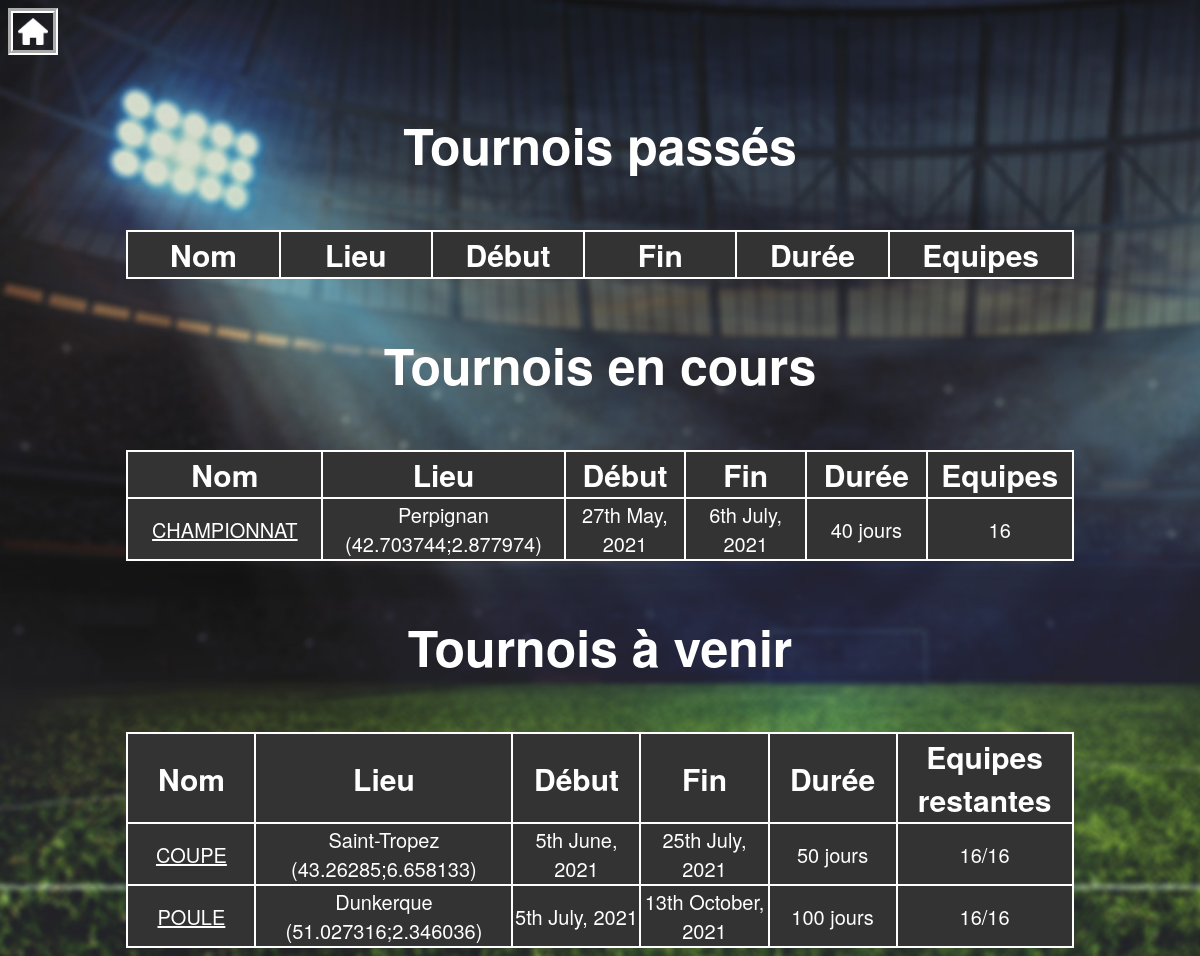
Screenshot of /php/Tournois.php with the database file from the repository.
### tables this page shows
CREATE TABLE IF NOT EXISTS Tournoi
(
	idTournoi INTEGER NOT NULL PRIMARY KEY,
	nom VARCHAR(25) NOT NULL,
	dateDeb DATE NOT NULL,
	duree INTEGER NOT NULL,
	idGestionnaire INTEGER NOT NULL,
	lieu TEXT NOT NULL,
	nombreTotalEquipes INTEGER NOT NULL,
	CONSTRAINT FK_Tournoi_Gestionnaire FOREIGN KEY (idGestionnaire) REFERENCES Gestionnaire(idGestionnaire) ON UPDATE CASCADE ON DELETE CASCADE
) DEFAULT CHARSET=utf8;

### BDD/reqTournoi.php (called while the page is built, shortened)
<?php
	include_once('reqGestionnaire.php');
	include_once(realpath(dirname(__FILE__)).'/../module/Tournoi.php');
	function getTournoi(string $id)
	{
		include('DataBaseLogin.inc.php');
		$connexion = new mysqli($server, $user, $passwd, $db);
		$requete = "SELECT * FROM Tournoi WHERE idTournoi = \"$id\";";
		$res = $connexion->query($requete);
		$objTemp = $res->fetch_object();
		$idTournoi = strval($objTemp->idTournoi);
		$nom = strval($objTemp->nom);
		$dateDeb = strval($objTemp->dateDeb);
		$duree = strval($objTemp->duree);
		$idGestionnaire = strval($objTemp->idGestionnaire);
		$lieu = strval($objTemp->lieu);
		$nombreTotalEquipes = strval($objTemp->nombreTotalEquipes);
		$gest = getGestionnaire($idGestionnaire);
		return new Tournoi($idTournoi, $nom, $dateDeb, $duree, $gest->getIdGestionnaire(), $lieu, $nombreTotalEquipes);
	}
	function getAllTournoi()
	{
		include('DataBaseLogin.inc.php');
		$connexion = new mysqli($server, $user, $passwd, $db);
		$requete = "SELECT * FROM Tournoi;";
		$res = $connexion->query($requete);
		$tabTournois = array();
		while($obj = $res->fetch_object())
		{
			array_push($tabTournois, getTournoi($obj->idTournoi));
		}
		return $tabTournois;
	}
?>

### BDD/reqGestionnaire.php (called while the page is built, shortened)
<?php
	include_once(realpath(dirname(__FILE__)).'/../BDD/reqUtilisateur.php');
	include_once(realpath(dirname(__FILE__)).'/../module/Utilisateur.php');
	include_once(realpath(dirname(__FILE__)).'/../module/Gestionnaire.php');
	function getGestionnaire(string $id)
	{
		include('DataBaseLogin.inc.php');
		$connexion = new mysqli($server, $user, $passwd, $db);
		$requete = "SELECT * FROM Gestionnaire WHERE idGestionnaire = \"$id\";";
		$res = $connexion->query($requete);
		$objTemp = $res->fetch_object();
		$idGestionnaire = strval($objTemp->idGestionnaire);
		$ut = getUtilisateur($id);
		return new Gestionnaire($ut->getIdUtilisateur(), $ut->getNom(), $ut->getPrenom(), $ut->getEmail(), $ut->getMdp(), $ut->getRole(), $idGestionnaire);
	}
?>

### BDD/reqUtilisateur.php (called while the page is built, shortened)
<?php
	include_once(realpath(dirname(__FILE__)).'/../module/Utilisateur.php');
	function getUtilisateur(string $id)
	{
		include('DataBaseLogin.inc.php');
		$connexion = new mysqli($server, $user, $passwd, $db);
		$requete = "SELECT * FROM Utilisateur WHERE idUtilisateur = \"$id\";";
		$res = $connexion->query($requete);
		$objTemp = $res->fetch_object();
		$idUtilisateur = strval($objTemp->idUtilisateur);
		$nom = strval($objTemp->nom);
		$prenom = strval($objTemp->prenom);
		$email = strval($objTemp->email);
		$motDePasse = strval($objTemp->motDePasse);
		$role = strval($objTemp->role);
		return new Utilisateur($idUtilisateur, $nom, $prenom, $email, $motDePasse, $role);
	}
?>

### module/Utilisateur.php (called while the page is built, shortened)
<?php
	class Utilisateur extends Entite
	{
		private $m_idUtilisateur;
		private $m_nom;
		private $m_prenom;
		private $m_email;
		private $m_motDePasse;
		private $m_role;
		public function __construct(int $idU, string $nom, string $prenom, string $email, string $motDePasse, string $role)
		{
			$this->m_idUtilisateur = $idU;
			$this->m_nom = $nom;
			$this->m_prenom = $prenom;
			$this->m_email = $email;
			$this->m_motDePasse = $motDePasse;
			$this->m_role = $role;
		}
		public function getIdUtilisateur()
		{
			return $this->m_idUtilisateur;
		}
		public function getNom()
		{
			return $this->m_nom;
		}
		public function getPrenom()
		{
			return $this->m_prenom;
		}
		public function getEmail()
		{
			return $this->m_email;
		}
		public function getMdp()
		{
			return $this->m_motDePasse;
		}
		public function getRole()
		{
			return $this->m_role;
		}
	}
?>

### module/Gestionnaire.php (called while the page is built, shortened)
<?php
	include_once('Utilisateur.php');
	class Gestionnaire extends Utilisateur
	{
		private $m_idGestionnaire;
		public function __construct(int $idU, string $nom, string $prenom, string $email, string $motDePasse, string $role, int $idG)
		{
			$this->m_idGestionnaire = $idG;
		}
		public function getIdGestionnaire()
		{
			return $this->m_idGestionnaire;
		}
	}
?>

### module/Tournoi.php (called while the page is built, shortened)
<?php
	include_once('TasMax.php');
	include_once('Gestionnaire.php');
	class Tournoi extends Entite
	{
		private $m_idTournoi;
		private $m_nom;
		private $m_dateDeb;
		private $m_duree;
		private $m_lieu;
		private $m_nombreTotalEquipes;
		public function __construct(int $idT, string $nom, string $dateDeb, string $duree, int $idG, string $lieu, string $nombreTotalEquipes)
		{
			$this->m_idTournoi = $idT;
			$this->m_nom = $nom;
			$this->m_dateDeb = $dateDeb;
			$this->m_duree = $duree;
			$this->m_lieu = $lieu;
			$this->m_nombreTotalEquipes = $nombreTotalEquipes;
		}
		public function getIdTournoi()
		{
			return $this->m_idTournoi;
		}
		public function getNom()
		{
			return $this->m_nom;
		}
		public function getDateDeb()
		{
			return $this->m_dateDeb;
		}
		public function getDuree()
		{
			return $this->m_duree;
		}
		public function getLieu()
		{
			return $this->m_lieu;
		}
		public function getNombreTotalEquipes()
		{
			return $this->m_nombreTotalEquipes;
		}
		public function enCours()
		{
			$dateTournoi = strtotime($this->m_dateDeb);
			$today = strtotime(date("d-m-Y"));
			$ajoutDuree = strtotime($this->m_dateDeb. '+'.$this->m_duree.' days');
			return ($dateTournoi<=$today)&&($ajoutDuree>=$today) ;
		}
		public function aVenir()
		{
			$dateTournoi = strtotime($this->m_dateDeb);
			$today = strtotime(date("d-m-Y"));
			return ($dateTournoi>$today);
		}
	}
?>

### php/Tournois.php (the view, shortened to what this page needs)
<?php
	$tabTournois= getAllTournoi();
?>
<!DOCTYPE html>
<html lang="fr">
	<head>
		<link rel="stylesheet" type="text/css" href=".././css/styleTournois.css" />
	</head>
	<body>
		<div>
			<a href="../index.php">
				<img src="../img/home.png">
			</a>
		</div>
		<div class="cadre">
			<h1>
				<p style="text-align: center;">Tournois passés</p>
			</h1>
			<?php
				echo '<form action="Tournois.php" method="post">
				<table>
				<tr>
				<th>Nom</th>
				<th>Lieu</th>
				<th>Début</th>
				<th>Fin</th>
				<th>Durée</th>
				<th>Equipes</th>
				</tr>';
				echo'</table>
				</form>';
			?>
		</div>
		<div class="cadre">
			<h1>
				<p style="text-align: center;">Tournois en cours</p>
			</h1>
			<?php
				echo '<form action="Tournois.php" method="post">
				<table>
				<tr>
				<th>Nom</th>
				<th>Lieu</th>
				<th>Début</th>
				<th>Fin</th>
				<th>Durée</th>
				<th>Equipes</th>
				</tr>';
				for($i=0;$i<sizeof($tabTournois);++$i)
				{
					echo'<tr>';
					if($tabTournois[$i]->enCours())
					{
						echo '<td><button type=submit name="tournoiEnCours" value="'.$tabTournois[$i]->getIdTournoi().'" class="btn">'.$tabTournois[$i]->getNom().'</button></td>';
						echo '<td>'.$tabTournois[$i]->getLieu().'</td>';
						echo '<td>'.date("jS F, Y", strtotime($tabTournois[$i]->getDateDeb())).'</td>';
						echo '<td>'.date("jS F, Y", strtotime($tabTournois[$i]->getDateDeb(). '+'.$tabTournois[$i]->getDuree().' days')).'</td>';
						echo '<td>'.$tabTournois[$i]->getDuree().' jours</td>';
						echo '<td>'.$tabTournois[$i]->getNombreTotalEquipes().'</td>';
					}
					echo'</tr>';
				}
				echo'</table>
				</form>';
			?>
		</div>
		<div class="cadre">
			<h1>
				<p style="text-align: center;">Tournois à venir</p>
			</h1>
			<?php
				echo '<form action="Tournois.php" method="post">
				<table>
				<tr>
				<th>Nom</th>
				<th>Lieu</th>
				<th>Début</th>
				<th>Fin</th>
				<th>Durée</th>
				<th>Equipes restantes</th>
				</tr>';
				for($i=0;$i<sizeof($tabTournois);++$i)
				{
					echo'<tr>';
					if($tabTournois[$i]->aVenir())
					{
						$k=0;
						$nbPlaces = $tabTournois[$i]->getNombreTotalEquipes();
						echo '<td><button type=submit name="tournoi" value="'.$tabTournois[$i]->getIdTournoi().'" class="btn">'.$tabTournois[$i]->getNom().'</button></td>';
						echo '<td>'.$tabTournois[$i]->getLieu().'</td>';
						echo '<td>'.date("jS F, Y", strtotime($tabTournois[$i]->getDateDeb())).'</td>';
						echo '<td>'.date("jS F, Y", strtotime($tabTournois[$i]->getDateDeb(). '+'.$tabTournois[$i]->getDuree().' days')).'</td>';
						echo '<td>'.$tabTournois[$i]->getDuree().' jours</td>';
						echo '<td>'.($nbPlaces-$k).'/'.$nbPlaces.'</td>';
					}
					echo'</tr>';
				}
				echo'</table>
				</form>';
			?>
		</div>
	</body>
</html>

### css/styleTournois.css (style rules this page uses)
* { box-sizing: border-box }
body { background-image:url(../img/back.jpg); background-size:cover; background-attachment:fixed; }
.cadre { margin:auto; width:80%; }
h1 p { text-align:center; color:white; font-family: 'Helvetica Neue', 'Helvetica', 'Arial', sans-serif; font-size:50px; }
table { height:; width:100%; background-color:#333333; }
th { font-family: 'Helvetica Neue', 'Helvetica', 'Arial', sans-serif; font-size:30px; color:white; border:2px solid white ; border-collapse: collapse; width:100px; }
table,td { border:2px solid white ; border-collapse: collapse; font-family: 'Helvetica Neue', 'Helvetica', 'Arial', sans-serif; font-size:20px; color:white; text-align:center; }
.btn { border:none; background-color:transparent; color:white; outline:none; display:block; cursor:pointer; margin:auto; text-decoration:underline; font-family: 'Helvetica Neue', 'Helvetica', 'Arial', sans-serif; font-size:20px; }

### php/Tournois.php (style rules this page uses)
body div img { width:50px; border:5px groove white; padding:5px; }

### rows the page displays
tournoi: $tabTournois[$i]->getIdTournoi() 3 (drawn), nom "CHAMPIONNAT", lieu "Perpignan (42.703744;2.877974)", dateDeb "27th May, 2021", dateDeb+duree "6th July, 2021", duree "40", nombreTotalEquipes "16"
tournoi: $tabTournois[$i]->getIdTournoi() 1 (drawn), nom "COUPE", lieu "Saint-Tropez (43.26285;6.658133)", dateDeb "5th June, 2021", dateDeb+duree "25th July, 2021", duree "50", $nbPlaces-$k "16", nombreTotalEquipes "16"
tournoi: $tabTournois[$i]->getIdTournoi() 2 (drawn), nom "POULE", lieu "Dunkerque (51.027316;2.346036)", dateDeb "5th July, 2021", dateDeb+duree "13th October, 2021", duree "100", $nbPlaces-$k "16", nombreTotalEquipes "16"
